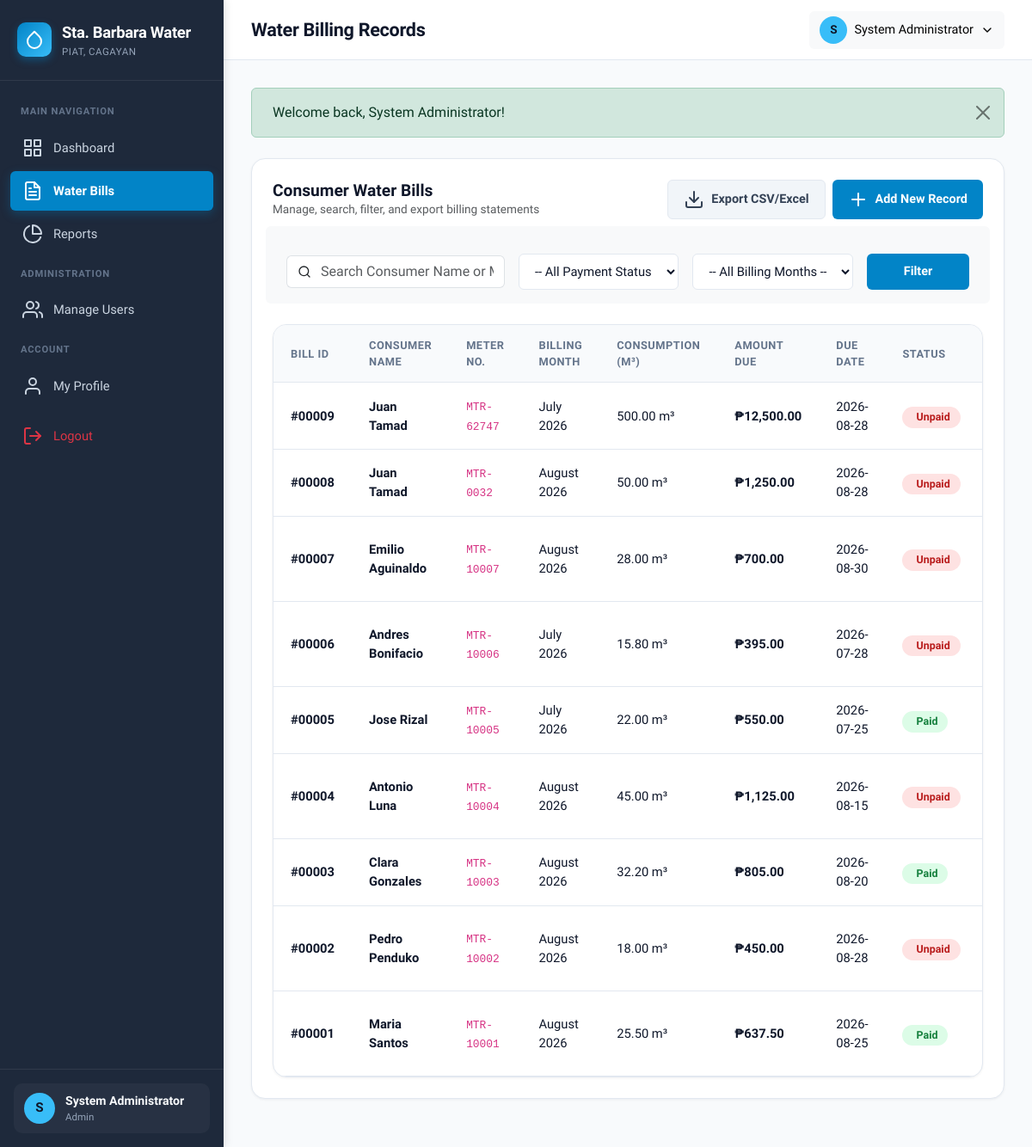
The page /bills/index.php (signed in) on the database its author committed.
### tables this page shows
CREATE TABLE `tblaprilyn` (
  `bill_id` int(11) NOT NULL,
  `consumer_name` varchar(150) NOT NULL,
  `meter_number` varchar(50) NOT NULL,
  `billing_month` varchar(30) NOT NULL,
  `consumption` decimal(10,2) NOT NULL DEFAULT 0.00,
  `amount_due` decimal(10,2) NOT NULL DEFAULT 0.00,
  `due_date` date NOT NULL,
  `status` enum('paid','unpaid') NOT NULL DEFAULT 'unpaid',
  `remarks` text DEFAULT NULL,
  `created_at` timestamp NOT NULL DEFAULT current_timestamp(),
  `updated_at` timestamp NOT NULL DEFAULT current_timestamp() ON UPDATE current_timestamp()
);

### bills/index.php (the view, shortened to what this page needs)
<?php
require_once __DIR__ . '/../includes/header.php';
$search = trim($_GET['search'] ?? '');
$whereClauses = [];
$params = [];
$whereSQL = !empty($whereClauses) ? "WHERE " . implode(" AND ", $whereClauses) : "";
try {
    $stmt = $pdo->prepare("SELECT * FROM tblaprilyn {$whereSQL} ORDER BY bill_id DESC");
    $stmt->execute($params);
    $bills = $stmt->fetchAll();
} catch (PDOException $e) {
    $bills = [];
}
?>
<div class="card-box">
    <div class="d-flex flex-wrap align-items-center justify-content-between gap-3 mb-4">
        <div>
            <h3 class="m-0" style="font-size:1.2rem; font-weight:700;">Consumer Water Bills</h3>
            <p class="text-muted m-0" style="font-size:0.85rem;">Manage, search, filter, and export billing statements</p>
        </div>
        <div class="d-flex gap-2">
            <a href="<?= baseUrl('bills/export.php?' . http_build_query($_GET)); ?>" class="btn-secondary-custom">
                <i data-feather="download"></i> Export CSV/Excel
            </a>
            <a href="<?= baseUrl('bills/add.php'); ?>" class="btn-primary-custom">
                <i data-feather="plus"></i> Add New Record
            </a>
        </div>
    </div>
    <form method="GET" action="" class="row g-3 align-items-center mb-4 bg-light p-3 rounded">
        <div class="col-md-4">
            <div class="input-group">
                <span class="input-group-text bg-white border-end-0"><i data-feather="search" style="width:16px;"></i></span>
                <input type="text" name="search" id="tableSearchInput" class="form-control border-start-0 ps-0"
                       placeholder="Search Consumer Name or Meter #" value="<?= sanitize($search); ?>">
            </div>
        </div>
        <div class="col-md-3">
            <select name="status" id="tableStatusFilter" class="form-select-custom">
                <option value="">-- All Payment Status --</option>
            </select>
        </div>
        <div class="col-md-3">
            <select name="month" class="form-select-custom">
                <option value="">-- All Billing Months --</option>
            </select>
        </div>
        <div class="col-md-2 d-flex gap-1">
            <button type="submit" class="btn-primary-custom w-100 justify-content-center">Filter</button>
        </div>
    </form>
    <div class="table-responsive-wrapper">
        <table class="table-custom" id="recordsTable">
            <thead>
                <tr>
                    <th>Bill ID</th>
                    <th>Consumer Name</th>
                    <th>Meter No.</th>
                    <th>Billing Month</th>
                    <th>Consumption (m³)</th>
                    <th>Amount Due</th>
                    <th>Due Date</th>
                    <th>Status</th>
                    <th>Remarks</th>
                </tr>
            </thead>
            <tbody>
                <?php if (empty($bills)): ?>
                    <tr>
                        <td colspan="10" class="text-center text-muted py-5">
                            <i data-feather="inbox" style="width:36px; height:36px; opacity:0.4;" class="mb-2"></i><br>
                            No billing records matched your query.
                        </td>
                    </tr>
                <?php else: ?>
                    <?php foreach ($bills as $bill): ?>
                        <tr>
                            <td><strong>#<?= str_pad($bill['bill_id'], 5, '0', STR_PAD_LEFT); ?></strong></td>
                            <td><strong><?= sanitize($bill['consumer_name']); ?></strong></td>
                            <td><code><?= sanitize($bill['meter_number']); ?></code></td>
                            <td><?= sanitize($bill['billing_month']); ?></td>
                            <td><?= number_format($bill['consumption'], 2); ?> m³</td>
                            <td><strong><?= formatMoney($bill['amount_due']); ?></strong></td>
                            <td><?= sanitize($bill['due_date']); ?></td>
                            <td><?= renderStatusBadge($bill['status']); ?></td>
                            <td><small class="text-muted"><?= sanitize($bill['remarks'] ?? '-'); ?></small></td>
                        </tr>
                    <?php endforeach; ?>
                <?php endif; ?>
            </tbody>
        </table>
    </div>
</div>
<?php require_once __DIR__ . '/../includes/footer.php'; ?>

### includes/functions.php (shortened to what this page needs)
<?php
function sanitize($data) {
    return htmlspecialchars(trim($data ?? ''), ENT_QUOTES, 'UTF-8');
}
function baseUrl($path = '') {
    $protocol = isset($_SERVER['HTTPS']) && $_SERVER['HTTPS'] === 'on' ? 'https://' : 'http://';
    $host = $_SERVER['HTTP_HOST'] ?? 'localhost';
    $scriptName = $_SERVER['SCRIPT_NAME'] ?? '';
    $dir = dirname($scriptName);
    if (str_ends_with($dir, '/bills') || str_ends_with($dir, '\bills') || str_ends_with($dir, '/users') || str_ends_with($dir, '\users')) {
        $dir = dirname($dir);
    }
    $base = rtrim($protocol . $host . $dir, '/\\');
    return $base . '/' . ltrim($path, '/');
}
function getFlash() {
    if (isset($_SESSION['flash_msg'])) {
        $flash = $_SESSION['flash_msg'];
        $type = sanitize($flash['type']);
        $msg = sanitize($flash['message']);
        $icon = match($type) {
            'success' => 'check-circle',
            'danger'  => 'alert-circle',
            'warning' => 'alert-triangle',
            default   => 'info'
        };
        return "<div class='alert alert-{$type} alert-dismissible fade show d-flex align-items-center mb-4' role='alert'>
                    <i class='feather-{$icon} me-2'></i>
                    <div>{$msg}</div>
                    <button type='button' class='btn-close ms-auto' data-bs-dismiss='alert' aria-label='Close'></button>
                </div>";
    }
    return '';
}
function formatMoney($amount) {
    return '₱' . number_format((float)$amount, 2, '.', ',');
}
function renderStatusBadge($status) {
    $statusLower = strtolower(trim($status));
    if ($statusLower === 'paid') {
        return '<span class="badge badge-paid"><i class="feather-check-circle me-1"></i> Paid</span>';
    } else {
        return '<span class="badge badge-unpaid"><i class="feather-clock me-1"></i> Unpaid</span>';
    }
}

### assets/css/style.css (style rules this page uses)
:root { --primary: #0284c7; --primary-hover: #0369a1; --primary-light: #e0f2fe; --dark-bg: #0f172a; --sidebar-bg: #1e293b; --sidebar-hover: #334155; --sidebar-active: #0284c7; --card-bg: #ffffff; --body-bg: #f8fafc; --border-color: #e2e8f0; --text-main: #0f172a; --text-muted: #64748b; --text-light: #94a3b8; --paid-bg: #dcfce7; --paid-text: #15803d; --unpaid-bg: #fee2e2; --unpaid-text: #b91c1c; --radius-sm: 6px; --radius-md: 10px; --radius-lg: 16px; --shadow-sm: 0 1px 3px rgba(15, 23, 42, 0.06); --shadow-md: 0 4px 12px -2px rgba(15, 23, 42, 0.08); --shadow-lg: 0 12px 24px -4px rgba(15, 23, 42, 0.12); --transition: all 0.2s cubic-bezier(0.4, 0, 0.2, 1); }
* { box-sizing: border-box; margin: 0; padding: 0; }
body { font-family: 'Plus Jakarta Sans', -apple-system, BlinkMacSystemFont, 'Segoe UI', Roboto, sans-serif; background-color: var(--body-bg); color: var(--text-main); line-height: 1.5; min-height: 100vh; }
.card-box { background: var(--card-bg); border-radius: var(--radius-lg); border: 1px solid var(--border-color); box-shadow: var(--shadow-sm); padding: 24px; margin-bottom: 24px; transition: var(--transition); }
.table-responsive-wrapper { background: #ffffff; border-radius: var(--radius-lg); border: 1px solid var(--border-color); box-shadow: var(--shadow-sm); overflow: hidden; }
.table-custom { width: 100%; border-collapse: collapse; text-align: left; }
.table-custom th { background-color: #f8fafc; color: var(--text-muted); font-weight: 600; font-size: 0.8rem; text-transform: uppercase; letter-spacing: 0.5px; padding: 14px 20px; border-bottom: 1px solid var(--border-color); }
.table-custom td { padding: 16px 20px; border-bottom: 1px solid var(--border-color); font-size: 0.92rem; color: var(--text-main); vertical-align: middle; }
.table-custom tbody tr { transition: var(--transition); }
.badge-paid { background-color: var(--paid-bg); color: var(--paid-text); padding: 6px 12px; border-radius: 50px; font-weight: 600; font-size: 0.78rem; display: inline-flex; align-items: center; }
.badge-unpaid { background-color: var(--unpaid-bg); color: var(--unpaid-text); padding: 6px 12px; border-radius: 50px; font-weight: 600; font-size: 0.78rem; display: inline-flex; align-items: center; }
.btn-primary-custom { background-color: var(--primary); color: #ffffff; font-weight: 600; padding: 10px 18px; border-radius: var(--radius-sm); border: none; transition: var(--transition); text-decoration: none; display: inline-flex; align-items: center; gap: 8px; font-size: 0.9rem; cursor: pointer; }
.btn-secondary-custom { background-color: #f1f5f9; color: #334155; font-weight: 600; padding: 10px 18px; border-radius: var(--radius-sm); border: 1px solid var(--border-color); transition: var(--transition); text-decoration: none; display: inline-flex; align-items: center; gap: 8px; font-size: 0.9rem; cursor: pointer; }
.form-control-custom, .form-select-custom { width: 100%; padding: 10px 14px; font-size: 0.92rem; border: 1px solid var(--border-color); border-radius: var(--radius-sm); background-color: #ffffff; color: var(--text-main); transition: var(--transition); outline: none; }

### rows shown on the page
tblaprilyn: bill_id "00009", consumer_name "Juan Tamad", meter_number "MTR-62747", billing_month "July 2026", consumption "500.00", amount_due "₱12,500.00", due_date "2026-08-28", status "Unpaid"
tblaprilyn: bill_id "00008", consumer_name "Juan Tamad", meter_number "MTR-0032", billing_month "August 2026", consumption "50.00", amount_due "₱1,250.00", due_date "2026-08-28", status "Unpaid"
tblaprilyn: bill_id "00007", consumer_name "Emilio Aguinaldo", meter_number "MTR-10007", billing_month "August 2026", consumption "28.00", amount_due "₱700.00", due_date "2026-08-30", status "Unpaid"
tblaprilyn: bill_id "00006", consumer_name "Andres Bonifacio", meter_number "MTR-10006", billing_month "July 2026", consumption "15.80", amount_due "₱395.00", due_date "2026-07-28", status "Unpaid"
tblaprilyn: bill_id "00005", consumer_name "Jose Rizal", meter_number "MTR-10005", billing_month "July 2026", consumption "22.00", amount_due "₱550.00", due_date "2026-07-25", status "Paid"
tblaprilyn: bill_id "00004", consumer_name "Antonio Luna", meter_number "MTR-10004", billing_month "August 2026", consumption "45.00", amount_due "₱1,125.00", due_date "2026-08-15", status "Unpaid"
tblaprilyn: bill_id "00003", consumer_name "Clara Gonzales", meter_number "MTR-10003", billing_month "August 2026", consumption "32.20", amount_due "₱805.00", due_date "2026-08-20", status "Paid"
tblaprilyn: bill_id "00002", consumer_name "Pedro Penduko", meter_number "MTR-10002", billing_month "August 2026", consumption "18.00", amount_due "₱450.00", due_date "2026-08-28", status "Unpaid"
tblaprilyn: bill_id "00001", consumer_name "Maria Santos", meter_number "MTR-10001", billing_month "August 2026", consumption "25.50", amount_due "₱637.50", due_date "2026-08-25", status "Paid"

### other values the page prints
substr($user['full_name'] ?? 'U', 0, 1) "S"
$user['full_name'] "System Administrator"
$user['role'] "Admin"
$pageTitle "Water Billing Records"
substr($user['full_name'], 0, 1) "S"
$msg "Welcome back, System Administrator!"
